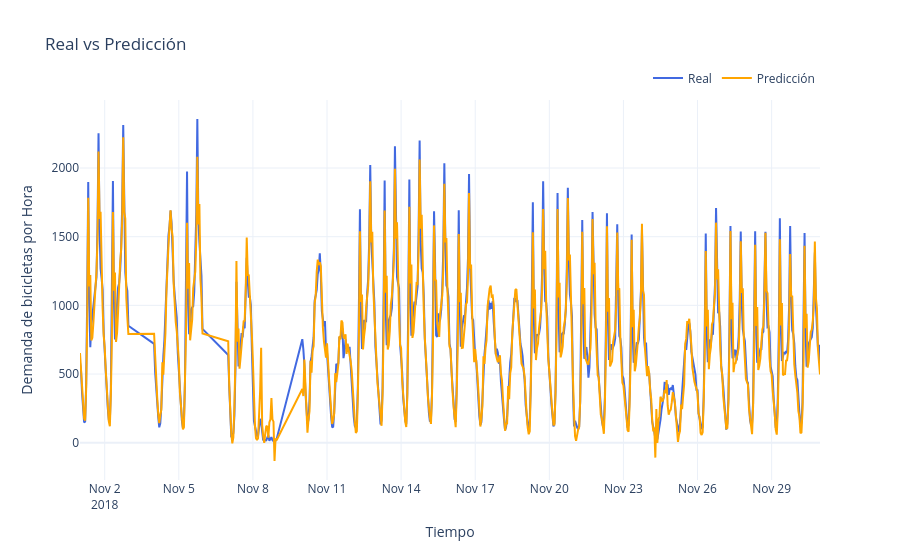

Notebook code for this chart:
### Markdown cell above
Modelo Ridge

### Code cell
# Entrenar modelo Ridge
ridge_model = Ridge(alpha=1.0, random_state=42)
ridge_model.fit(X_train, y_train)
y_pred_ridge_train = ridge_model.predict(X_train)
y_pred_ridge_test = ridge_model.predict(X_test)

# Metricas de evaluacion del modelo
metrics_ridge = eval_regression(y_test, y_pred_ridge_test, y_train, y_pred_ridge_train, times=times_test)
print(metrics_ridge)

### Figure 1 — Plotly figure (JSON) as saved in the notebook; plotly's stock layout.template omitted (floating-point values rounded to 4 significant figures; data arrays with more than 128 entries replaced by an {"elided": "..."} marker saying what was removed)
{"data": [{"line": {"color": "royalblue"}, "mode": "lines", "name": "Real", "type": "scatter", "x": {"elided": "648 str values"}, "y": {"elided": "648 int values"}}, {"line": {"color": "orange"}, "mode": "lines", "name": "Predicción", "type": "scatter", "x": {"elided": "648 str values"}, "y": {"elided": "648 float values"}}], "layout": {"legend": {"orientation": "h", "x": 1, "xanchor": "right", "y": 1.02, "yanchor": "bottom"}, "title": {"text": "Real vs Predicción"}, "xaxis": {"title": {"text": "Tiempo"}}, "yaxis": {"title": {"text": "Demanda de bicicletas por Hora"}}}}
